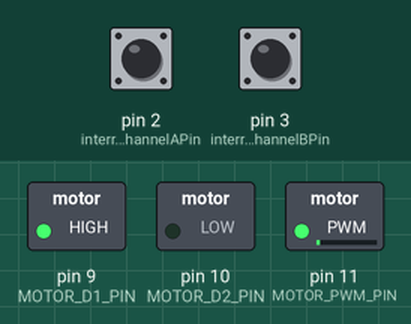
Simulated run of this sketch. Board: Arduino Uno, built with avr-gcc and run on an emulated ATmega328P. On the bench: switched loads named in the sketch (green lamp = pin HIGH). The test bench sets the inputs (shaded band); at power-on: pin 2 (interruptChannelAPin) HIGH, pin 3 (interruptChannelBPin) HIGH. What the sketch prints to the serial monitor is not drawn.

Above: at 0.1 s.
Timing chart, 0 to 1.6 s (numbered marks = the images above):
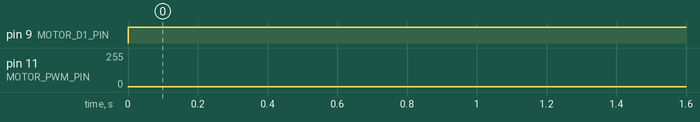

The sketch:

lab12.2.ino
```cpp
#define MOTOR_D1_PIN 9
#define MOTOR_D2_PIN 10
#define MOTOR_PWM_PIN 11
int interruptChannelAPin = 2;
int interruptChannelBPin = 3;
int delay_count = 0;
int setpoint=0;
int fb_speed = 0;
int target;

volatile int encoderCount = 0;
volatile int encoderDir = 0;
void moveForward (int speed)
{
  digitalWrite(MOTOR_D1_PIN,HIGH);
  digitalWrite(MOTOR_D2_PIN,LOW);
  analogWrite(MOTOR_PWM_PIN,speed);
}
void moveBackward (int speed)
{
  digitalWrite(MOTOR_D1_PIN,LOW);
  digitalWrite(MOTOR_D2_PIN,HIGH);
  analogWrite(MOTOR_PWM_PIN,speed);
}
void setSpeed (int speed)
{
  if (speed>0)
  {
    if(speed>255){speed=255;}
    moveForward(speed);
  }
 else if (speed<0)
 {
   speed=speed*(-1);
   if (speed>255){speed=255;}
   moveBackward(speed);
 }
 else
 {
   moveForward(1);}
 }
void Timer_initialize (int period)
{
  noInterrupts();
  TCCR1A = 0;
  TCCR1B = 0;
  TCNT1 = 0;
  OCR1A = (16000000.0/(256.0*1000.0))*period - 1;
  TCCR1B |= (1 << WGM12);
  TCCR1B |= (1 << CS12)|(0 << CS11)|(0 << CS10);
  TIMSK1 |= (1 << OCIE1A);
  interrupts();
}
void setup()
{
  pinMode(MOTOR_D1_PIN,OUTPUT);
  pinMode(MOTOR_D2_PIN,OUTPUT);
  pinMode(MOTOR_PWM_PIN,OUTPUT);

  pinMode(interruptChannelAPin,INPUT_PULLUP);
  pinMode(interruptChannelBPin,INPUT_PULLUP);

  attachInterrupt(digitalPinToInterrupt(interruptChannelAPin),
                 ChannelA_callback, RISING);
  attachInterrupt(digitalPinToInterrupt(interruptChannelBPin),
                 ChannelB_callback, RISING);
  Serial.begin(9600);
  Timer_initialize(300);
}
int errorr = 0;
float kp = 1.0;
float ki = 0.3;

void loop()
{
  int error = setpoint - fb_speed;
  int pid = kp*(float)(error)+ki*(float)(errorr);
  errorr += error;
  setSpeed(pid);
  Serial.print(",");
  Serial.println(fb_speed);
  delay(100);
}
void serialEvent()
{
  if(Serial.read() != 's')
  {return;}
  float val = Serial.parseInt();
   if(Serial.read() != 'n')
  {return;}
  if(Serial.available())
  {Serial.read();}
  target = constrain(val, -100.00, 100.0);
  Serial.println(target);
}
void ChannelA_callback()
{
  if (digitalRead(interruptChannelAPin)==1 &&
  digitalRead(interruptChannelBPin)==0)
   {encoderCount++;}
}

void ChannelB_callback()
{
  if (digitalRead(interruptChannelAPin)==0 &&
  digitalRead(interruptChannelBPin)==1)
   {encoderCount--;}
}


ISR(TIMER1_COMPA_vect)
{
  fb_speed = encoderCount;
  encoderCount = 0;
}
```

Measured:
- by itself, pin 9 (MOTOR_D1_PIN): LOW → HIGH at 0.00 s
- by itself, pin 11 (MOTOR_PWM_PIN): 0/255 → 1/255 at 0.00 s
